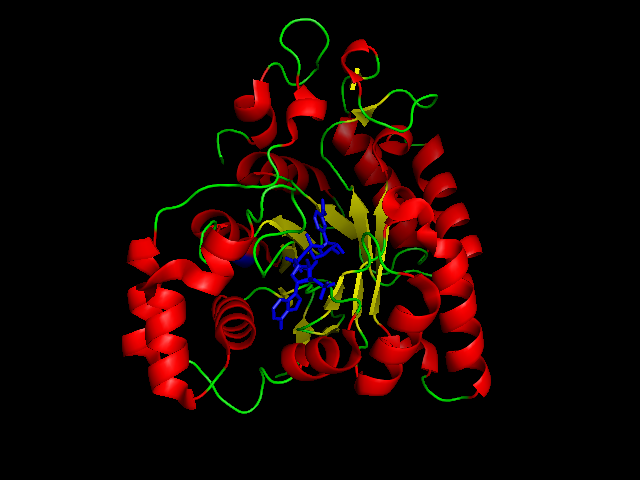
#> input picture visao_computacional/Atividade Trabalho Final/alcohol-dehydrogenase.png, 640 x 480 px
$ python 1.py
#> lines starting #> are read from the running program, lines starting #| are printed output that depends on the picture; after the words box and inside, x2 and y2 are one past the last pixel; in counts of white or black regions, pixels touching at a corner belong together
import cv2 as cv
import numpy as np
import math


#------------------- IMAGEM ORIGINAL -------------------
img = cv.imread('alcohol-dehydrogenase.png')
#> img is the input picture: shape (480, 640, 3); mean B, G, R 1.5, 5.6, 21.4


#------------------- SEGMENTAÇÃO PELA COR -------------------

hsv = cv.cvtColor(img, cv.COLOR_BGR2HSV) # converte para HSV
#> hsv: shape (480, 640, 3); mean H, S, V 2.4, 40.2, 25.2
blur = cv.medianBlur(hsv, 5) # aplica o filtro de mediana para remoção de ruídos
#> blur: shape (480, 640, 3); mean H, S, V 2.4, 40.8, 24.3
lower = np.array([0, 0, 90]) # valor limite de cor mínimo
upper = np.array([0, 255, 255]) # valor limite de cor máximo
mask = cv.inRange(blur, lower, upper) # define a máscara
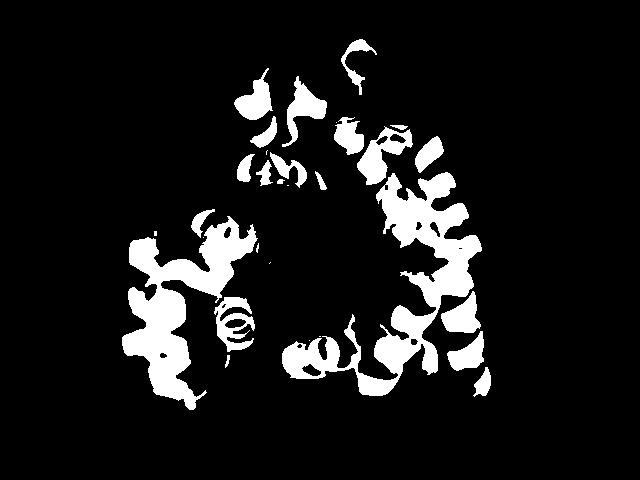
#> mask: shape (480, 640); 10.3% white; 30 white regions (9 under 20 px), largest, box (x1, y1, x2, y2) and area: (282, 172, 482, 396) 11678, (122, 216, 258, 410) 9454, (357, 126, 413, 185) 1380
seg = cv.bitwise_and(img, img, mask=mask) # aplica a máscara na imagem original
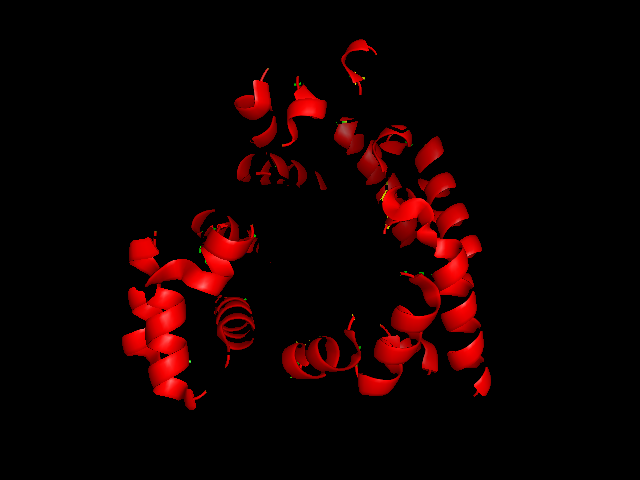
#> seg: shape (480, 640, 3); mean B, G, R 0.4, 0.5, 17.8


#------------------- SISTEMAS DE CORES -------------------

gray = cv.cvtColor(img, cv.COLOR_BGR2GRAY) # preto e branco (tons de cinza)
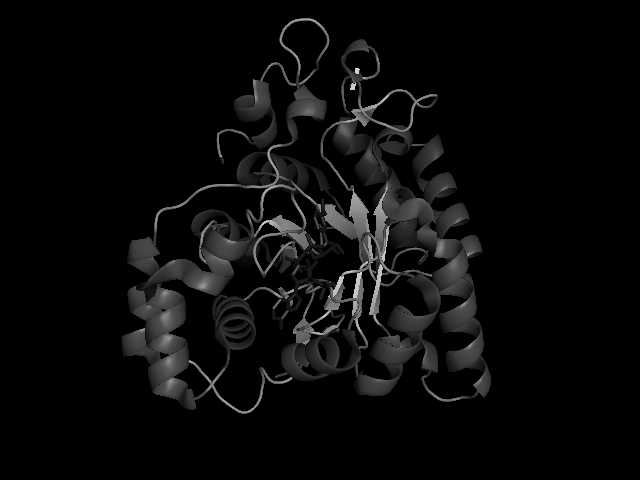
#> gray: shape (480, 640); min 0, max 215, mean 9.8
hsv = cv.cvtColor(img, cv.COLOR_BGR2HSV) # sistema HSV
lab = cv.cvtColor(img, cv.COLOR_BGR2LAB) # sistema L*a*b*
#> lab: shape (480, 640, 3); mean of channels 0, 1, 2 15.1, 133.6, 134.7


#------------------- FILTROS -------------------

blurred = cv.blur(img, (5,5))
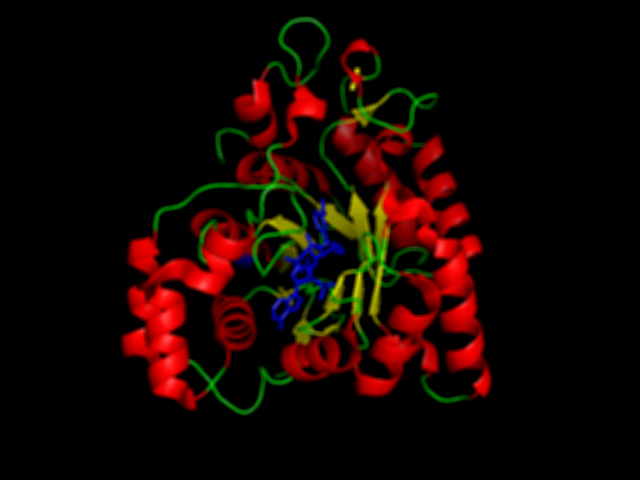
#> blurred: shape (480, 640, 3); mean B, G, R 1.5, 5.6, 21.4
median = cv.medianBlur(img, 5)
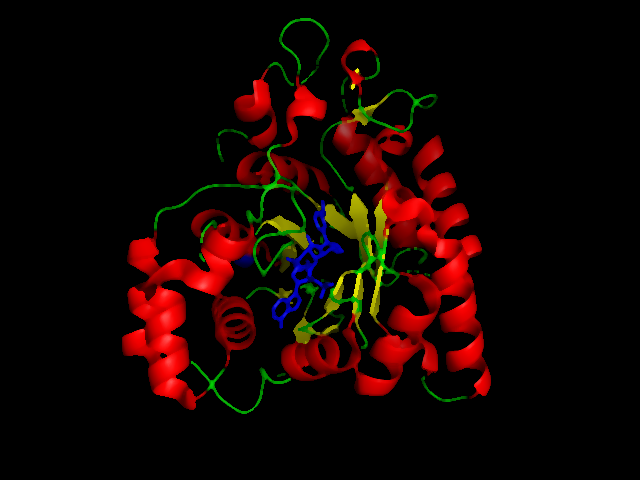
#> median: shape (480, 640, 3); mean B, G, R 1.3, 4.5, 20.8
gaussian = cv.GaussianBlur(img, (5,5), 0)


#------------------- REALCE -------------------

realce = cv.cvtColor(img, cv.COLOR_BGR2GRAY)
for y in range(0, realce.shape[0]):
  for x in range(0, realce.shape[1]):
    realce[y, x] = (255/(math.log(255, 10))) * (math.log(realce[y, x] + 1, 10)) # realce logarítmico
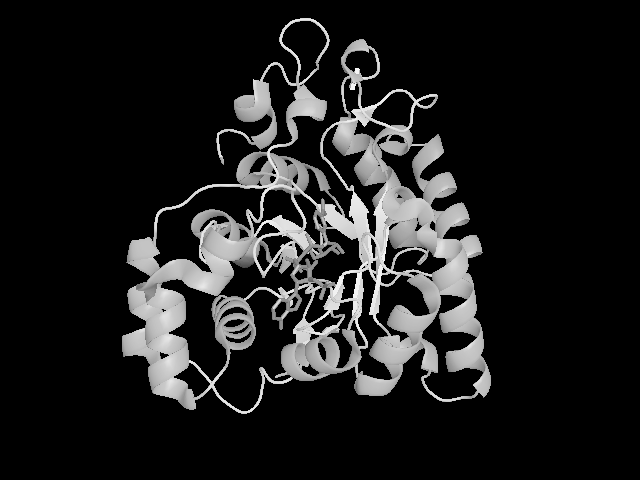
#> realce: shape (480, 640); 15.99% of pixels changed, all inside (x1, y1, x2, y2) = (122, 18, 491, 414)


#------------------- RESULTADOS -------------------

cv.imshow('Original', img)
cv.imshow('Segmentacao', seg)
cv.imshow('tons de cinza', gray)
cv.imshow('HSV', hsv)
cv.imshow('L*a*b*', lab)
cv.imshow('blurred', blurred)
cv.imshow('median', median)
cv.imshow('gaussian', gaussian)
cv.imshow('realce', realce)

cv.waitKey()
